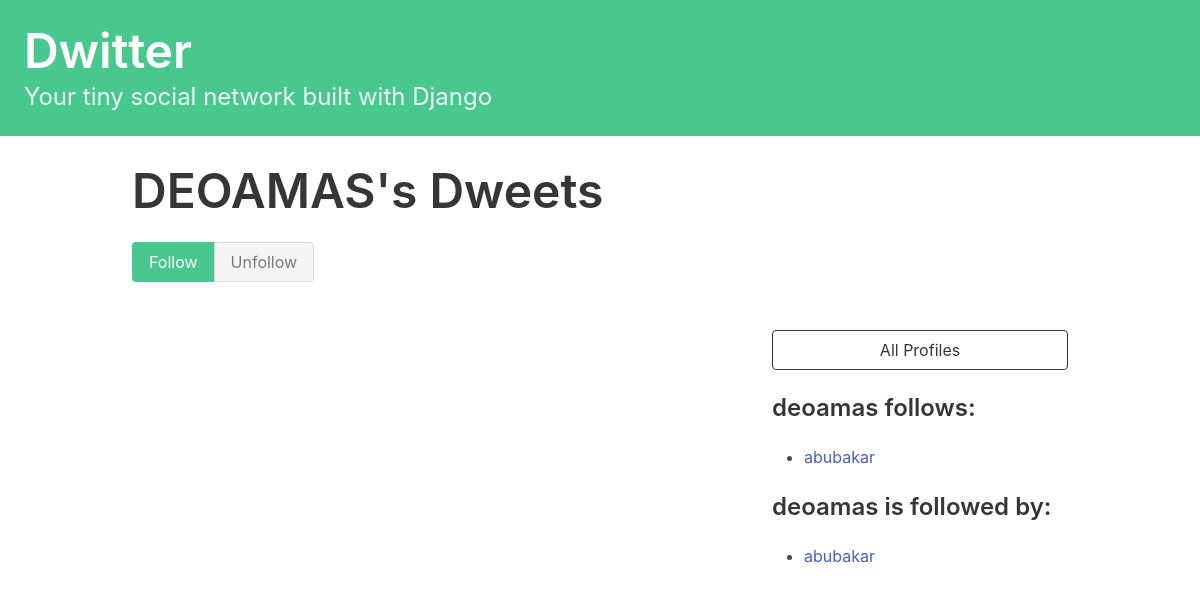
The page /profile/1 on the database as committed earlier.
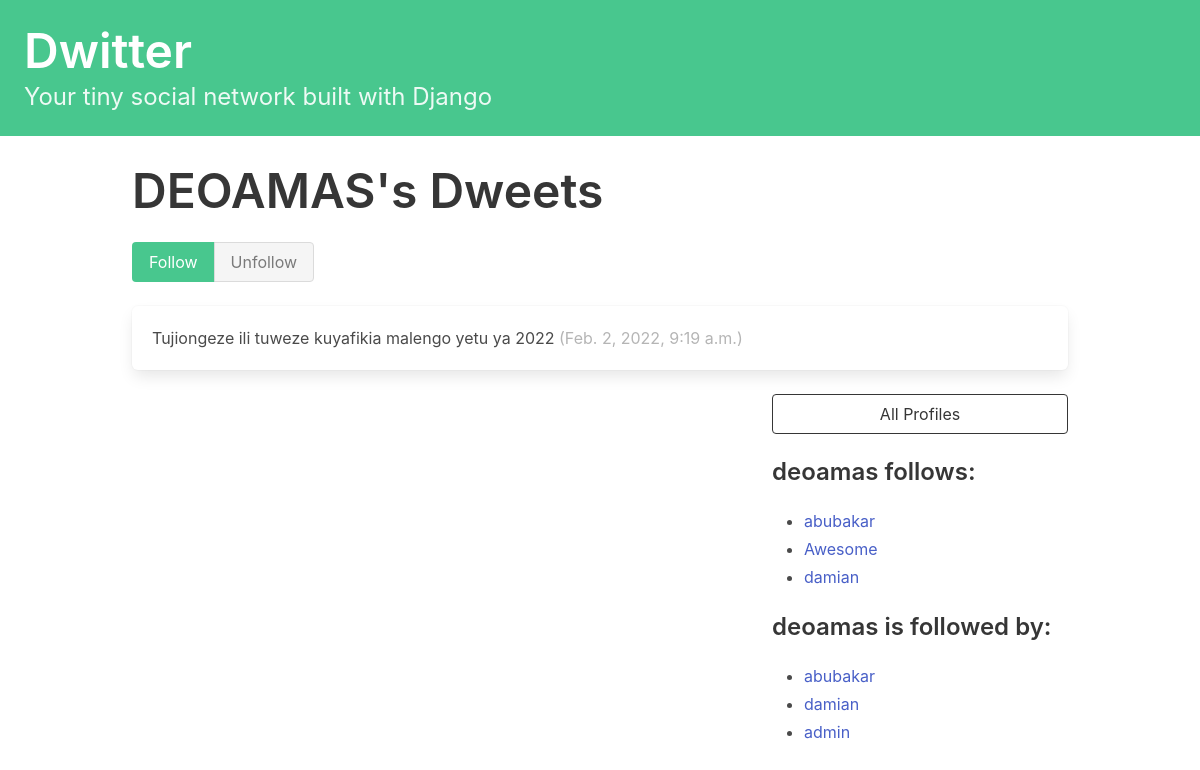
The same page on the database as committed later.
### dwitter/models.py (models this page shows, shortened)
class Profile(models.Model):
    user = models.OneToOneField(User, on_delete=models.CASCADE) # one - one relation btn User and Profile model
    follows = models.ManyToManyField('self', related_name='followed_by', symmetrical=False, blank=True)
    def __str__(self):
        return self.user.username

class Dweet(models.Model):
    user = models.name = models.ForeignKey(User, related_name='dweets', on_delete=models.DO_NOTHING)
    body = models.CharField(max_length=140)
    created_at = models.DateTimeField(auto_now_add=True)

### dwitter/views.py (the view, shortened to what this page needs)
# urls.py: path("profile/<int:pk>", profile, name="profile"),
def profile(request, pk):
    profile = Profile.objects.get(pk=pk)
    return render(request, "dwitter/profile.html", {"profile": profile})

### dwitter/templates/dwitter/profile.html (shortened to what this page needs)
{% extends 'base.html' %} {% block content %}
<div class="column">
    <div class="block">
        <h1 class="title is-1">
            {{profile.user.username|upper}}'s Dweets
        </h1>
        <form method="post">
            <div class="buttons has-addons">
                {% if profile in user.profile.follows.all %}
                <button class="button is-success is-static">
                Follow
            </button>
                <button class="button is-danger" name="follow" value="unfollow">
                Unfollow
            </button> {% else %}
                <button class="button is-success" name="follow" value="follow">
                Follow
            </button>
                <button class="button is-danger is-static">
                Unfollow
            </button> {% endif %}
            </div>
        </form>
    </div>
    <div class="content">
        {% for dweet in profile.user.dweets.all %}
        <div class="box">
            {{ dweet.body }}
            <span class="is-small has-text-grey-light">
                    ({{ dweet.created_at }})
                </span>
        </div>
        {% endfor %}
    </div>
</div>
<div class="column is-one-third is-pulled-right">
    <div class="block">
        <a href="{% url 'dwitter:profile_list' %}">
            <button class="button is-dark is-outlined is-fullwidth">
                All Profiles
            </button>
        </a>
    </div>
    <div class="block">
        <h3 class="title is-4">
            {{profile.user.username}} follows:
        </h3>
        <div class="content">
            <ul>
                {% for following in profile.follows.all %}
                <li>
                    <a href="{% url 'dwitter:profile' following.id %} ">
                        {{ following }}
                    </a>
                </li>
                {% endfor %}
            </ul>
        </div>
    </div>
    <div class="block">
        <h3 class="title is-4">
            {{profile.user.username}} is followed by:
        </h3>
        <div class="content">
            <ul>
                {% for follower in profile.followed_by.all %}
                <li>
                    <a href="{% url 'dwitter:profile' follower.id %} ">
                        {{ follower }}
                    </a>
                </li>
                {% endfor %}
            </ul>
        </div>
    </div>
</div>
{% endblock content %}

Rows that differ between the two databases and show on the page:
added Dweet: body "Tujiongeze ili tuweze kuyafikia malengo yetu ya 2022", created_at "Feb. 2, 2022, 9:19 a.m."
now on this page (row unchanged): Profile: user.username "Awesome", shown under "deoamas follows:"
now on this page (row unchanged): Profile: user.username "damian"
added Profile: user.username "admin", shown under "deoamas is followed by:"
